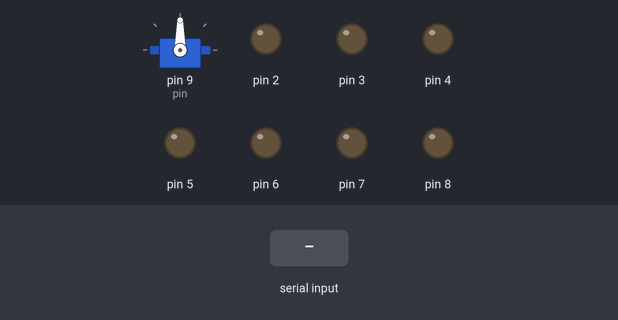
This sketch was run on a simulated Arduino Uno, built with avr-gcc and run on an emulated ATmega328P. Shown: servo, output pins drawn as LEDs (lit = HIGH). The test bench sets the inputs (shaded band).

Above: at 1.2 s.
1.3 s: "A" received over Serial
At 2.0 s:
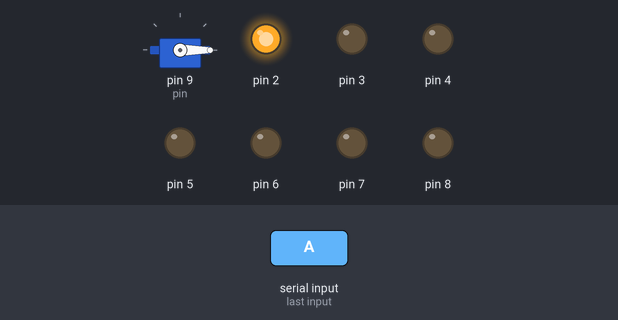
2.8 s: "B" received over Serial
At 3.1 s:
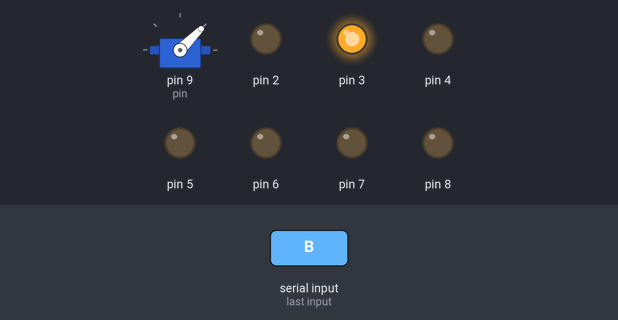
4.3 s: "C" received over Serial
At 5.5 s:
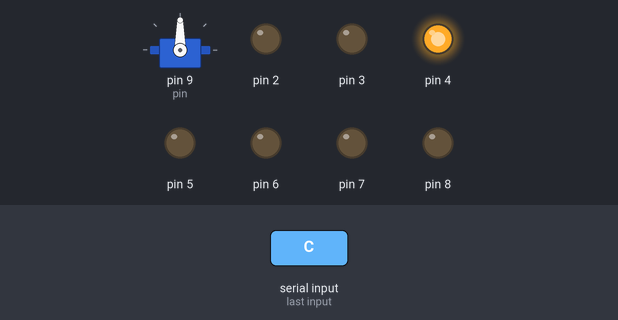
5.8 s: "D" received over Serial
At 6.6 s:
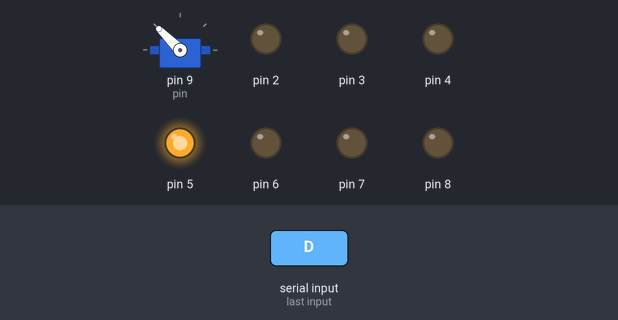
7.3 s: "E" received over Serial
At 7.7 s:
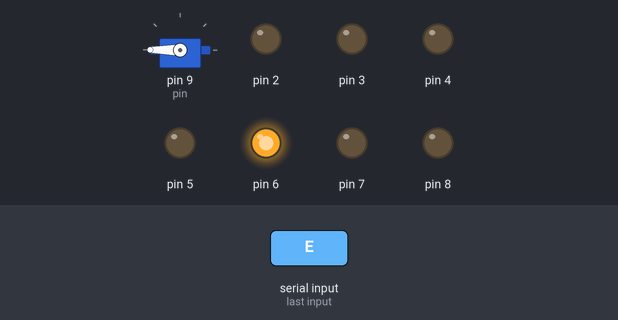
Timing chart, 0 to 9.8 s (numbered marks = the images above; inputs shaded):
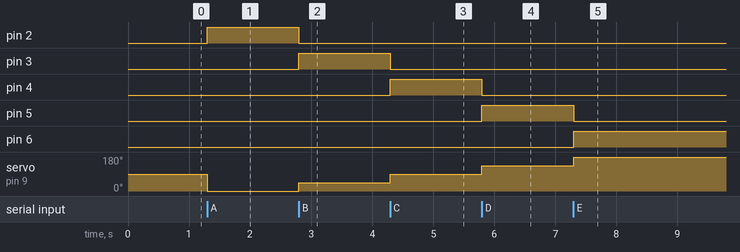

Measured:
- after the input at 1.3 s, pin 2: LOW → HIGH at once; servo on pin 9 (pin): 90° → 0° at once
- after the input at 2.8 s, pin 2: HIGH → LOW at once; pin 3: LOW → HIGH at once; servo on pin 9 (pin): 0° → 45° at once
- after the input at 4.3 s, pin 3: HIGH → LOW at once; pin 4: LOW → HIGH at once; servo on pin 9 (pin): 45° → 90° at once
- after the input at 5.8 s, pin 4: HIGH → LOW at once; pin 5: LOW → HIGH at once; servo on pin 9 (pin): 90° → 135° at once
- after the input at 7.3 s, pin 5: HIGH → LOW at once; pin 6: LOW → HIGH at once; servo on pin 9 (pin): 135° → 180° at once

The sketch:

servoMotor_Code.ino
```cpp
#include <Servo.h>

Servo servo1;

char data = ' ';

int pin = 9;
int maxPulse = 2500;
int minPulse = 500;
int angle = 0;

void setup() {
  Serial.begin(9600);
  for (int i = 2; i <= 9; i++) {
    pinMode(i, OUTPUT);
  }

  servo1.attach(pin, minPulse, maxPulse);
}

void loop() {
  if (Serial.available() > 0) {
    data = Serial.read();

    if(data == 'A'){angle = 0; for (int i = 2; i <= 6; i++) { digitalWrite(i, LOW); };  digitalWrite(2, HIGH); servo1.write(angle);}
    else if(data == 'B'){angle = 45; for (int i = 2; i <= 6; i++) { digitalWrite(i, LOW); }; digitalWrite(3, HIGH); servo1.write(angle);}
    else if(data == 'C'){angle = 90; for (int i = 2; i <= 6; i++) { digitalWrite(i, LOW); }; digitalWrite(4, HIGH); servo1.write(angle);}
    else if(data == 'D'){angle = 135; for (int i = 2; i <= 6; i++) { digitalWrite(i, LOW); }; digitalWrite(5, HIGH); servo1.write(angle);}
    else if(data == 'E'){angle = 180; for (int i = 2; i <= 6; i++) { digitalWrite(i, LOW); }; digitalWrite(6, HIGH); servo1.write(angle);}
    delay(100);
  }

}
```
